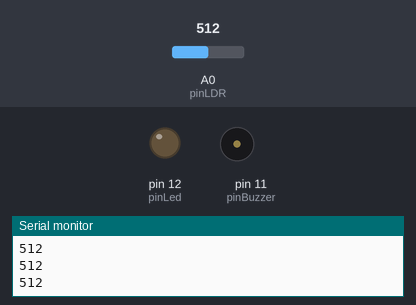
Recording of a sketch running on a simulated Arduino Uno, built with avr-gcc and run on an emulated ATmega328P. On the bench: output pins drawn as LEDs (lit = HIGH), buzzer (waves = sounding, pin HIGH), the last lines printed to the serial monitor. The test bench sets the inputs (shaded band); at power-on: A0 (pinLDR) = 512.

Above: at 1.3 s.
1.4 s: A0 (pinLDR) set to 129
2.9 s: A0 (pinLDR) set to 111
At 3.4 s:
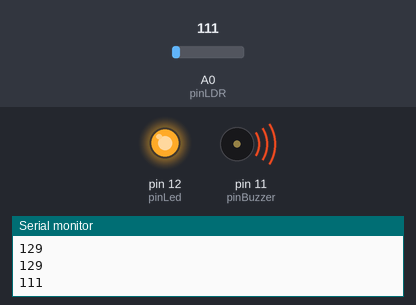
Timing chart, 0 to 11.9 s (numbered marks = the images above; inputs shaded):
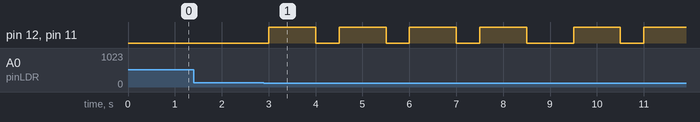

The sketch:

Fotoresistencia_como_alarma.ino
```cpp
/*Arduino 1, Praáctica 1:  Fotoresistencia como alarma */
const int pinLed = 12;
const int pinBuzzer = 11;
const int pinLDR = A0;
int valorLDR;
void setup() {
 pinMode(pinLed, OUTPUT);
 pinMode(pinBuzzer, OUTPUT);
  pinMode(pinLDR, INPUT);
  Serial.begin(9600);
}
void loop() {
 valorLDR = analogRead(pinLDR);
Serial.println(valorLDR);
 if(valorLDR <= 120){
    for(int i = 0;i <= 3; i++){
    sonido();
 }
}
delay(500);
}
void sonido(){
  digitalWrite(pinBuzzer, HIGH);
  digitalWrite(pinLed, HIGH);
  delay(1000);
  digitalWrite(pinBuzzer, LOW);
  digitalWrite(pinLed, LOW);
  delay(500);
}
```

Measured:
- the behaviour switches between 121 and 120 on A0 (pinLDR) (found by bisection; images 0 and 1)
- after the input at 2.9 s, pin 12 (pinLed), pin 11 (pinBuzzer): goes 3 × (HIGH 1.0 s, LOW 0.50 s), HIGH 1.0 s, LOW 1.0 s, HIGH 1.0 s, LOW 0.50 s, then HIGH, starting after 0.10 s
